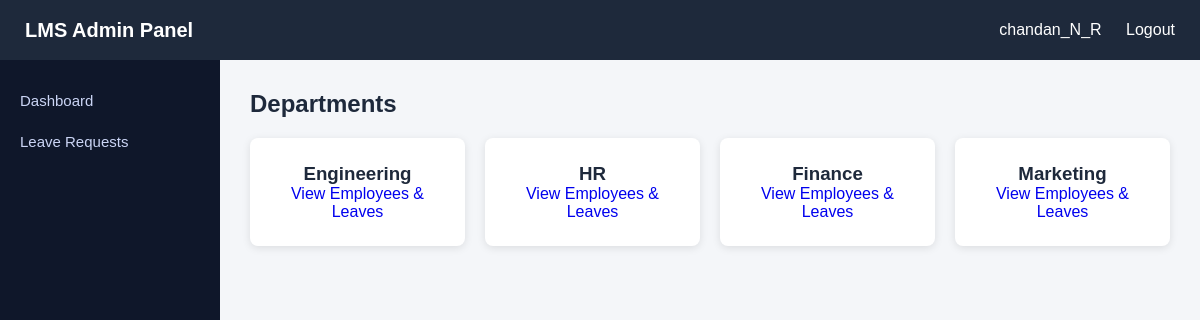
Screenshot of /LMS/dashboard/ (signed in) with the database file from the repository.
### account/models.py (models this page shows)
class User(AbstractUser):
    department = models.ForeignKey(
        Department,
        on_delete=models.SET_NULL,
        null=True,
        blank=True
    )

class Department(models.Model):
    name = models.CharField(max_length=40, unique=True)
    def __str__(self):
        return self.name

### LMS/views.py (the view)
# urls.py: path("dashboard/", views.dashboard, name="dashboard"),
@login_required(login_url='login')
@user_passes_test(isadmin, login_url='apply_leave')
def dashboard(request):
    departments = Department.objects.all()
    context = {
        "departments": departments
    }
    print(departments)
    return render(request, "dashboard.html", context)

### LMS/views.py (called while the page is built)
def isadmin(user):
    return user.is_superuser

### LMS/templates/dashboard.html
{% extends "base.html" %}
{% block content %}
<h2 class="page-title">Departments</h2>
<div class="card-container">
{% for dept in departments %}
<a href="{% url 'department_employees' dept.id %}" style="text-decoration:none;">
<div class="card">
<h3>{{ dept.name }}</h3>
<p>View Employees & Leaves</p>
</div>
</a>
{% endfor %}
</div>
{% endblock %}

### templates/base.html (shortened to what this page needs)
<!doctype html>
<html>
  <head>
  </head>
  <body>
    <div class="navbar">
      <h2>
        LMS {% if user.is_authenticated and user.is_staff %} Admin Panel
        {% else %} Portal {% endif %}
      </h2>
      <div>
        {% if user.is_authenticated %}
        <span>{{ user.username }}</span>
        <a href="{% url 'logout' %}">Logout</a>
        {% else %}
        <a href="{% url 'login' %}">Login</a>
        {% endif %}
      </div>
    </div>
    <div class="layout">
      <div class="sidebar">
        <a href="{% url 'dashboard' %}">Dashboard</a>
        <a href="{% url 'leave_requests' %}"> Leave Requests </a>
      </div>
      <div class="content">{% block content %} {% endblock %}</div>
    </div>
  </body>
</html>

### templates/base.html (style rules this page uses)
* { margin: 0; padding: 0; box-sizing: border-box; font-family: Arial, Helvetica, sans-serif; }
body { background: #f4f6f9; }
.navbar { height: 60px; background: #1e293b; color: white; display: flex; align-items: center; justify-content: space-between; padding: 0 25px; }
.navbar h2 { font-size: 20px; }
.navbar a { color: white; text-decoration: none; margin-left: 20px; }
.layout { display: flex; }
.sidebar { width: 220px; background: #0f172a; min-height: calc(100vh - 60px); padding-top: 20px; }
.sidebar a { display: block; color: #cbd5f5; padding: 12px 20px; text-decoration: none; font-size: 15px; }
.content { flex: 1; padding: 30px; }
.page-title { font-size: 24px; margin-bottom: 20px; color: #1e293b; }
.card-container { display: grid; grid-template-columns: repeat(auto-fit, minmax(200px, 1fr)); gap: 20px; }
.card { background: white; border-radius: 8px; padding: 25px; box-shadow: 0 2px 8px rgba(0, 0, 0, 0.1); transition: 0.2s; text-align: center; }
.card h3 { color: #1e293b; }

### rows the page displays
User: username "chandan_N_R"
Department: name "Engineering"
Department: name "HR"
Department: name "Finance"
Department: name "Marketing"
